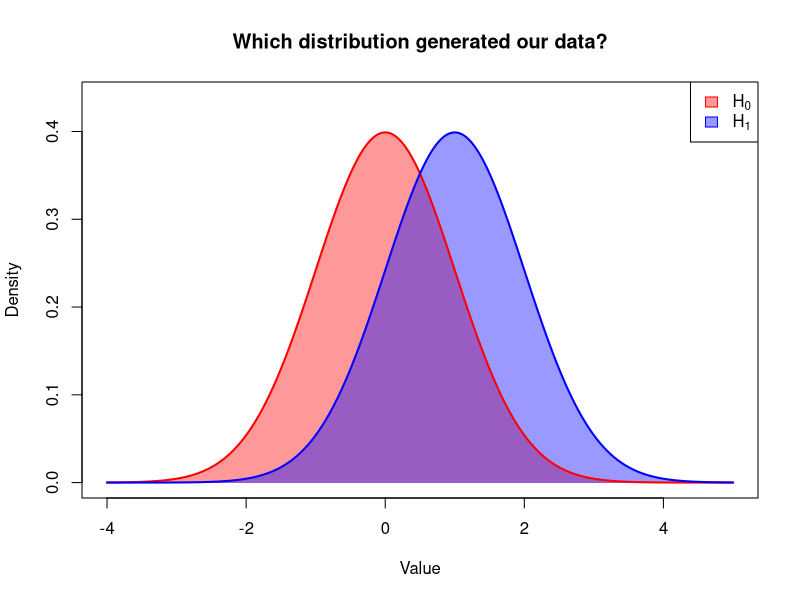
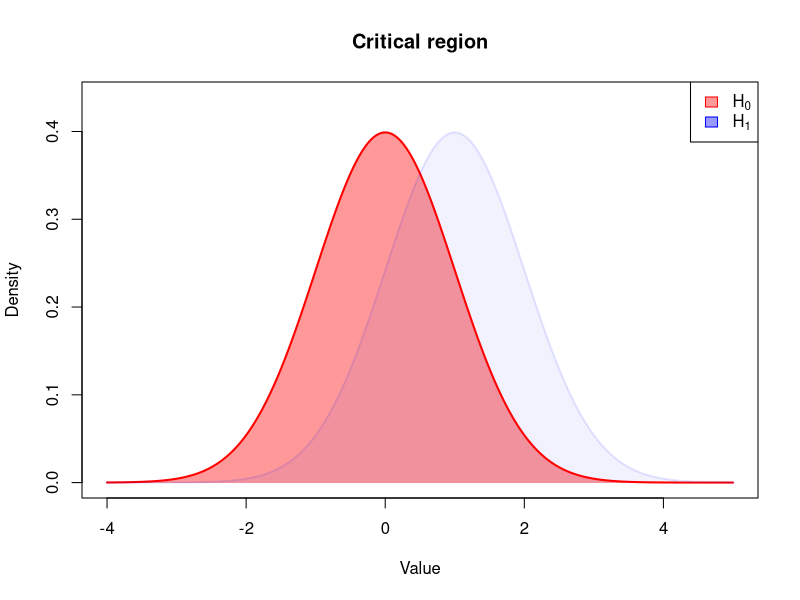
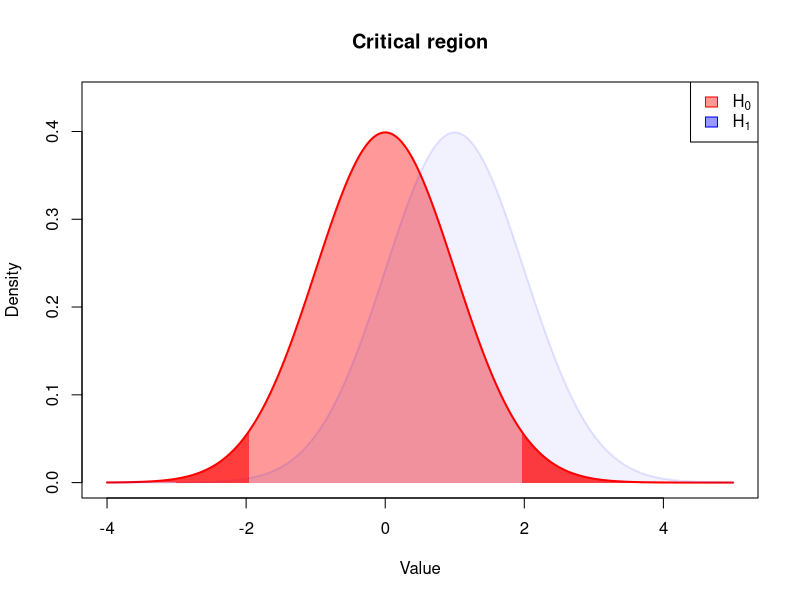
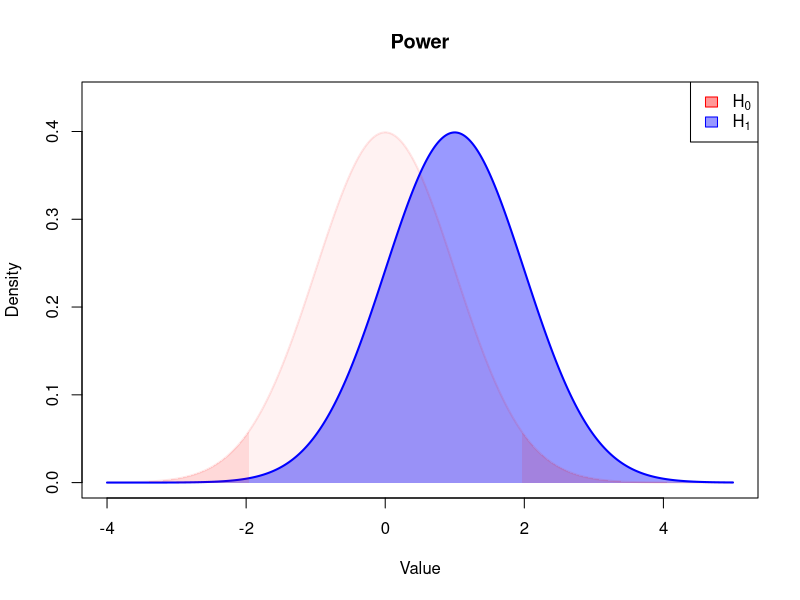
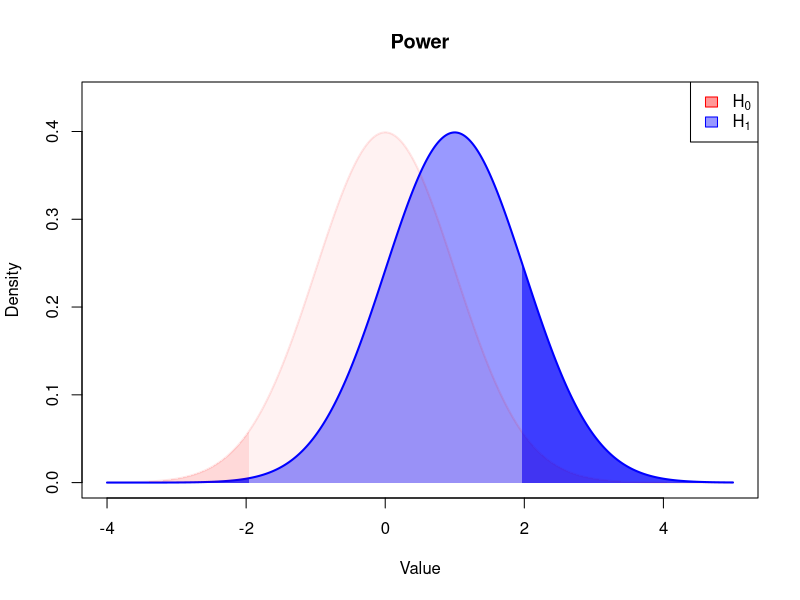
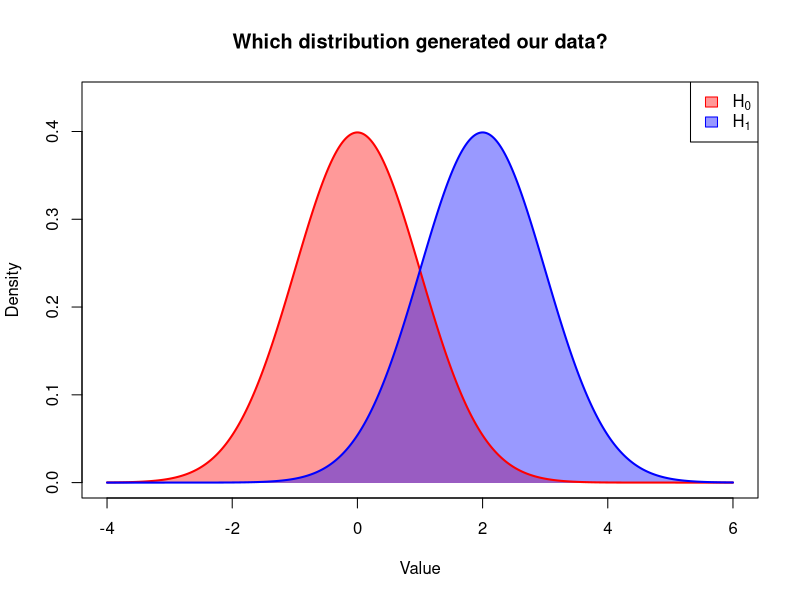
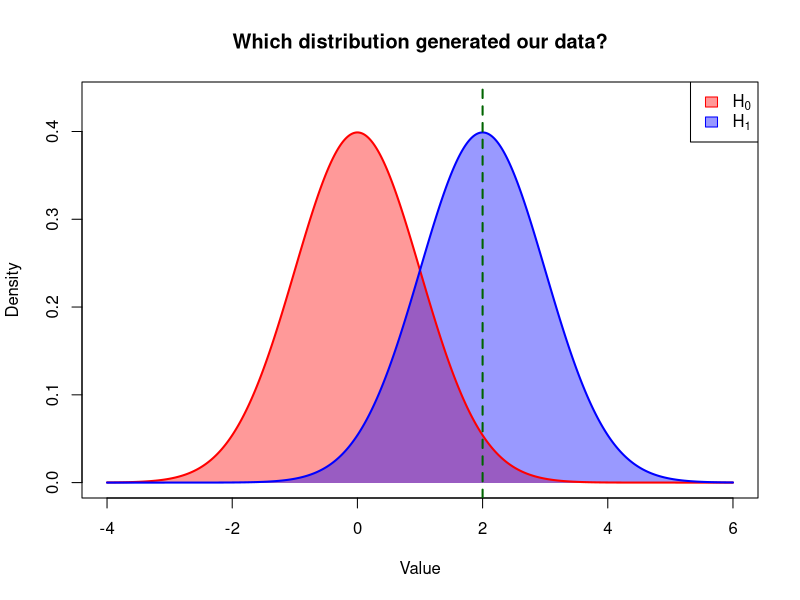
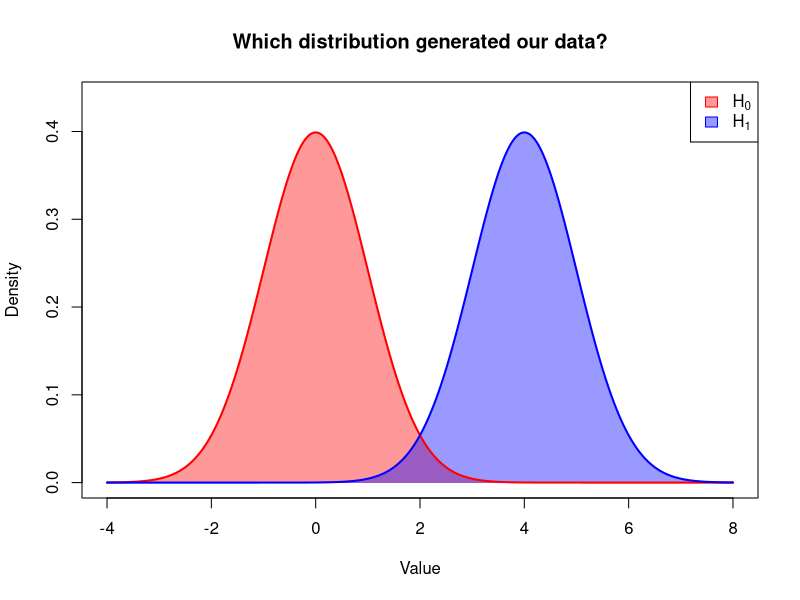

The R script that drew these images, in order:
## ---- chunk 1
#| echo: false
#| message: false
#| warning: false

plot_curves <- function(mean1, mean2, sd1=1, sd2=1, obs=NA, xlim=NULL) {
  x <- seq(min(mean1, mean2) - 4 * sd1, max(mean1, mean2) + 4 * sd2, length.out = 500)
  y1 <- dnorm(x, mean = mean1, sd = sd1)
  y2 <- dnorm(x, mean = mean2, sd = sd2)
  
  # Plot first density
  plot(x, y1, type = "n", xlim = xlim, ylim = c(0, dnorm(mean2, mean = mean2, sd = sd2) * 1.1),
       xlab = "Value", ylab = "Density", main = "Which distribution generated our data?")
  
  # Shade areas
  polygon(c(x, rev(x)), c(y1, rep(0, length(x))), col = rgb(1, 0, 0, 0.4), border = NA)
  polygon(c(x, rev(x)), c(y2, rep(0, length(x))), col = rgb(0, 0, 1, 0.4), border = NA)
  
  # Outline curves
  lines(x, y1, lwd = 2, col = "red")
  lines(x, y2, lwd = 2, col = "blue")
  
  # Example sample data point
  if (! is.na(obs)) {
    abline(v = obs, col = "darkgreen", lwd = 2, lty = 2)
  }
  
  # Legend
  legend("topright", legend = c(expression(H[0]), expression(H[1])),
         fill = c(rgb(1, 0, 0, 0.4), rgb(0, 0, 1, 0.4)),
         border = c("red", "blue"))
}
## ---- chunk 2
#| echo: false
plot_curves(mean1=0, mean2=1, sd1=1, sd2=1)
## ---- chunk 3
#| echo: false
#| eval: true
mean1 = 0
mean2 = 1
sd1 = 1
sd2 = 1
x <- seq(min(mean1, mean2) - 4 * sd1, max(mean1, mean2) + 4 * sd2, length.out = 500)
y1 <- dnorm(x, mean = mean1, sd = sd1)
y2 <- dnorm(x, mean = mean2, sd = sd2)
xlim = NULL

# Plot first density
plot(x, y1, type = "n", xlim = xlim, ylim = c(0, dnorm(mean2, mean = mean2, sd = sd2) * 1.1),
     xlab = "Value", ylab = "Density", main = "Critical region")

# Shade areas
polygon(c(x, rev(x)), c(y1, rep(0, length(x))), col = rgb(1, 0, 0, 0.4), border = NA)
polygon(c(x, rev(x)), c(y2, rep(0, length(x))), col = rgb(0, 0, 1, 0.05), border = NA)

# Outline curves
lines(x, y1, lwd = 2, col = "red")
lines(x, y2, lwd = 2, col = rgb(0, 0, 1, 0.1))


# Shade rejection region under H0 (right tail)
alpha = 0.05
crit <- qnorm(1 - alpha/2, mean = mean1, sd = sd1)
# Example sample data point


# Legend
legend("topright", legend = c(expression(H[0]), expression(H[1])),
       fill = c(rgb(1, 0, 0, 0.4), rgb(0, 0, 1, 0.4)),
       border = c("red", "blue"))
# plot criticial region

## ---- chunk 4
#| echo: false
#| eval: true
mean1 = 0
mean2 = 1
sd1 = 1
sd2 = 1
x <- seq(min(mean1, mean2) - 4 * sd1, max(mean1, mean2) + 4 * sd2, length.out = 500)
y1 <- dnorm(x, mean = mean1, sd = sd1)
y2 <- dnorm(x, mean = mean2, sd = sd2)
xlim = NULL

# Plot first density
plot(x, y1, type = "n", xlim = xlim, ylim = c(0, dnorm(mean2, mean = mean2, sd = sd2) * 1.1),
     xlab = "Value", ylab = "Density", main = "Critical region")

# Shade areas
polygon(c(x, rev(x)), c(y1, rep(0, length(x))), col = rgb(1, 0, 0, 0.4), border = NA)
polygon(c(x, rev(x)), c(y2, rep(0, length(x))), col = rgb(0, 0, 1, 0.05), border = NA)

# Outline curves
lines(x, y1, lwd = 2, col = "red")
lines(x, y2, lwd = 2, col = rgb(0, 0, 1, 0.1))


# Shade rejection region under H0 (right tail)
alpha = 0.05
crit <- qnorm(1 - alpha/2, mean = mean1, sd = sd1)
x_tail <- x[x > crit]
polygon(c(crit, x_tail, max(x_tail)),
        c(0, dnorm(x_tail, 0, 1), 0),
        col = adjustcolor("red", 0.6), border = NA)
        
x_tail <- x[x < (-crit)]
polygon(c(crit, x_tail, max(x_tail)),
        c(0, dnorm(x_tail, 0, 1), 0),
        col = adjustcolor("red", 0.6), border = NA)
# Example sample data point

# Legend
legend("topright", legend = c(expression(H[0]), expression(H[1])),
       fill = c(rgb(1, 0, 0, 0.4), rgb(0, 0, 1, 0.4)),
       border = c("red", "blue"))
# plot criticial region

## ---- chunk 5
#| echo: false
#| eval: true
mean1 = 0
mean2 = 1
sd1 = 1
sd2 = 1
x <- seq(min(mean1, mean2) - 4 * sd1, max(mean1, mean2) + 4 * sd2, length.out = 500)
y1 <- dnorm(x, mean = mean1, sd = sd1)
y2 <- dnorm(x, mean = mean2, sd = sd2)
xlim = NULL

# Plot first density
plot(x, y1, type = "n", xlim = xlim, ylim = c(0, dnorm(mean2, mean = mean2, sd = sd2) * 1.1),
     xlab = "Value", ylab = "Density", main = "Power")

# Shade areas
polygon(c(x, rev(x)), c(y1, rep(0, length(x))), col = rgb(1, 0, 0, 0.05), border = NA)
polygon(c(x, rev(x)), c(y2, rep(0, length(x))), col = rgb(0, 0, 1, 0.4), border = NA)

# Outline curves
lines(x, y1, lwd = 2, col = rgb(1, 0, 0, 0.1))
lines(x, y2, lwd = 2, col = rgb(0, 0, 1, 1.0))


# Shade rejection region under H0 (right tail)
alpha = 0.05
crit <- qnorm(1 - alpha/2, mean = mean1, sd = sd1)
x_tail <- x[x > crit]
polygon(c(crit, x_tail, max(x_tail)),
        c(0, dnorm(x_tail, 0, 1), 0),
        col = adjustcolor("red", 0.1), border = NA)
        
x_tail <- x[x < (-crit)]
polygon(c(crit, x_tail, max(x_tail)),
        c(0, dnorm(x_tail, 0, 1), 0),
        col = adjustcolor("red", 0.1), border = NA)
# Example sample data point

# Legend
legend("topright", legend = c(expression(H[0]), expression(H[1])),
       fill = c(rgb(1, 0, 0, 0.4), rgb(0, 0, 1, 0.4)),
       border = c("red", "blue"))
# plot criticial region
## ---- chunk 6
#| echo: false
#| eval: true
mean1 = 0
mean2 = 1
sd1 = 1
sd2 = 1
x <- seq(min(mean1, mean2) - 4 * sd1, max(mean1, mean2) + 4 * sd2, length.out = 500)
y1 <- dnorm(x, mean = mean1, sd = sd1)
y2 <- dnorm(x, mean = mean2, sd = sd2)
xlim = NULL

# Plot first density
plot(x, y1, type = "n", xlim = xlim, ylim = c(0, dnorm(mean2, mean = mean2, sd = sd2) * 1.1),
     xlab = "Value", ylab = "Density", main = "Power")

# Shade areas
polygon(c(x, rev(x)), c(y1, rep(0, length(x))), col = rgb(1, 0, 0, 0.05), border = NA)
polygon(c(x, rev(x)), c(y2, rep(0, length(x))), col = rgb(0, 0, 1, 0.4), border = NA)

# Outline curves
lines(x, y1, lwd = 2, col = rgb(1, 0, 0, 0.1))
lines(x, y2, lwd = 2, col = rgb(0, 0, 1, 1.0))


# Shade rejection region under H0 (right tail)
alpha = 0.05
crit <- qnorm(1 - alpha/2, mean = mean1, sd = sd1)
x_tail <- x[x > crit]
polygon(c(crit, x_tail, max(x_tail)),
        c(0, dnorm(x_tail, 0, 1), 0),
        col = adjustcolor("red", 0.1), border = NA)
        
x_tail <- x[x < (-crit)]
polygon(c(crit, x_tail, max(x_tail)),
        c(0, dnorm(x_tail, 0, 1), 0),
        col = adjustcolor("red", 0.1), border = NA)
# Example sample data point

# Shade rejection region under H0 (right tail)
alpha = 0.05
crit <- qnorm(1 - alpha/2, mean = mean1, sd = sd1)
x_tail <- x[x > crit]
polygon(c(crit, x_tail, max(x_tail)),
        c(0, dnorm(x_tail, 1, 1), 0),
        col = adjustcolor("blue", 0.6), border = NA)
        
x_tail <- x[x < (-crit)]
polygon(c(crit, x_tail, max(x_tail)),
        c(0, dnorm(x_tail, 1, 1), 0),
        col = adjustcolor("blue", 0.6), border = NA)
# Example sample data point
# Legend
legend("topright", legend = c(expression(H[0]), expression(H[1])),
       fill = c(rgb(1, 0, 0, 0.4), rgb(0, 0, 1, 0.4)),
       border = c("red", "blue"))
# plot criticial region
## ---- chunk 7
#| echo: false
plot_curves(mean1=0, mean2=2, obs=NA)
## ---- chunk 8
#| echo: false
#| message: false
plot_curves(mean1=0, mean2=2, obs=2)
## ---- chunk 9
#| echo: false
plot_curves(mean1=0, mean2=4, obs=NA)
## ---- chunk 10
#| echo: false
plot_curves(mean1=0, mean2=4, obs=1)
## ---- chunk 11
#| echo: false
plot_curves(mean1=0, mean2=8, obs=1)
## ---- chunk 12
#| echo: false
plot_curves(mean1=0, mean2=8, obs=2)
## ---- chunk 13
#| echo: false
plot_curves(mean1=0, mean2=8, sd1=1.5, sd2=1.5, obs=2, xlim=c(-4, 12))
## ---- chunk 14
#| echo: false
plot_curves(mean1=0, mean2=8, sd1=2, sd2=2, obs=2, xlim=c(-4, 12))
## ---- chunk 15
#| echo: false
plot_curves(mean1=0, mean2=8, sd1=2.5, sd2=2.5, obs=2, xlim=c(-4, 12))
## ---- chunk 16
#| echo: false
plot_curves(mean1=0, mean2=9, sd1=3, sd2=3, obs=3)
## ---- chunk 17
#| echo: false
plot_curves(mean1=0, mean2=3, sd1=1, sd2=1, obs=1)
## ---- chunk 18
#| echo: false
plot_curves(mean1=0, mean2=1, sd1=1, sd2=1)
## ---- chunk 19
#| echo: false
plot_curves(mean1=0, mean2=0.1, sd1=1, sd2=1)
